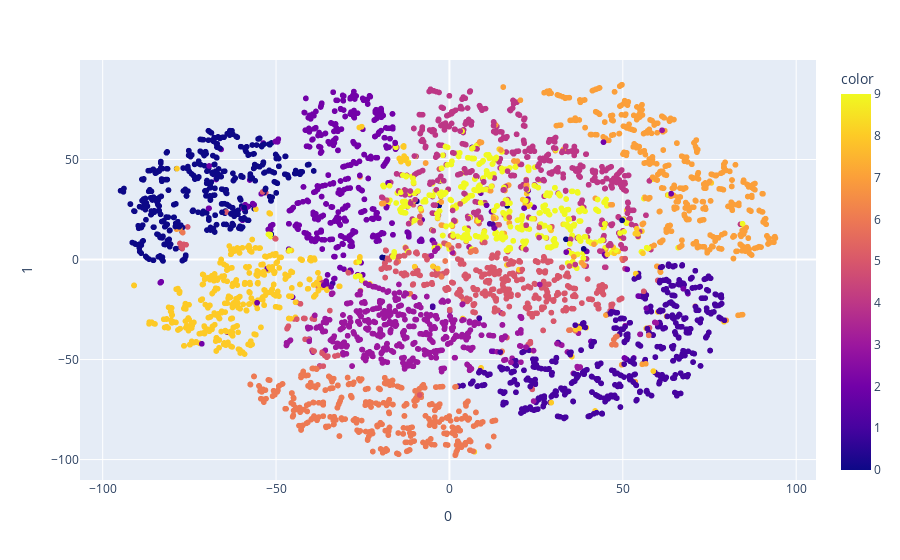

Here is the notebook cell this chart was saved with:
### Code cell
fig = px.scatter(
    X_embedded, x=0, y=1,
    color=y_t
)
fig.show()

### Figure 1 — Plotly figure (JSON) as saved in the notebook; plotly's stock layout.template omitted (floating-point values rounded to 4 significant figures; data arrays with more than 128 entries replaced by an {"elided": "..."} marker saying what was removed)
{"data": [{"hovertemplate": "0=%{x}<br>1=%{y}<br>color=%{marker.color}<extra></extra>", "legendgroup": "", "marker": {"color": {"elided": "5000 int values"}, "coloraxis": "coloraxis", "symbol": "circle"}, "mode": "markers", "name": "", "showlegend": false, "type": "scattergl", "x": {"elided": "5000 float values"}, "xaxis": "x", "y": {"elided": "5000 float values"}, "yaxis": "y"}], "layout": {"coloraxis": {"colorbar": {"title": {"text": "color"}}, "colorscale": [[0, "#0d0887"], [0.1111, "#46039f"], [0.2222, "#7201a8"], [0.3333, "#9c179e"], [0.4444, "#bd3786"], [0.5556, "#d8576b"], [0.6667, "#ed7953"], [0.7778, "#fb9f3a"], [0.8889, "#fdca26"], [1, "#f0f921"]]}, "legend": {"tracegroupgap": 0}, "margin": {"t": 60}, "xaxis": {"anchor": "y", "domain": [0, 1], "title": {"text": "0"}}, "yaxis": {"anchor": "x", "domain": [0, 1], "title": {"text": "1"}}}}
